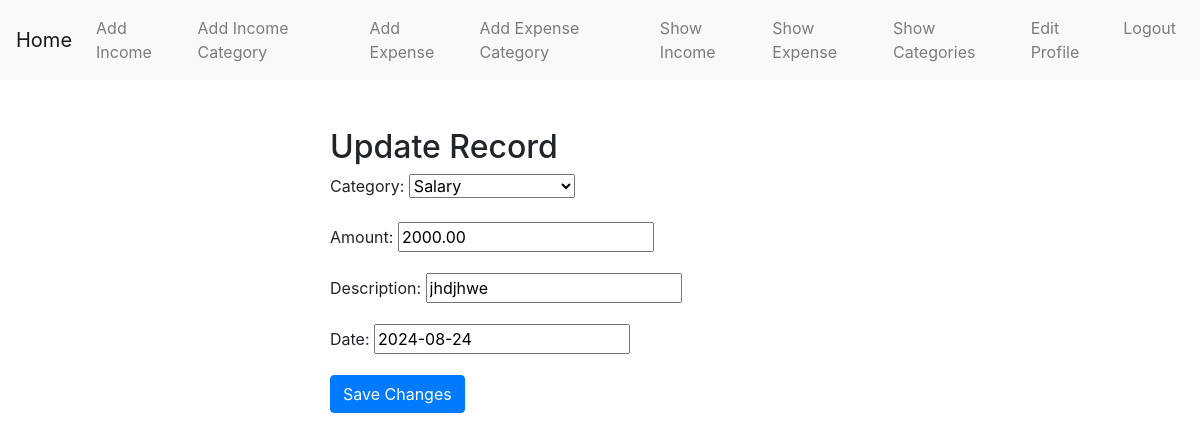
Page /update/irecord/6 (signed in) on the committed database.
### tracker/models.py (models this page shows, shortened)
class Income(models.Model):
    category = models.ForeignKey(IncomeCategory, on_delete=models.CASCADE)
    amount = models.DecimalField(max_digits=10 , decimal_places=2)
    description = models.CharField(max_length=300 , blank= True)
    date = models.DateField()

### tracker/views.py (the view, shortened to what this page needs)
# urls.py: path("update/irecord/<int:id>", views.updateview, {'database': models.Income, 'formtype':forms.IncomeForm}, name="irecordedit"  ),
@login_required
def updateview(request, id, database, formtype):
    obj = get_object_or_404(database , id=id)
    uform = formtype(instance = obj)
    context = {
        'form' : uform
    }
    return render(request, "update.html", context)

### tracker/forms.py
class IncomeForm(forms.ModelForm):
    class Meta:
        model = Income
        fields = '__all__'
    def __init__(self, *args, **kwargs):
        self.request = kwargs.pop('request', None)
        super(IncomeForm, self).__init__(*args, **kwargs)
        if self.request:
            self.fields['category'].queryset = IncomeCategory.objects.filter(user= self.request.user)

### tracker/models.py (called while the page is built)
    def __str__(self) -> str:
        return self.name

### templates/update.html (shortened to what this page needs)
{% extends 'base.html' %}
{% block content %}
<div class="row justify-content-center">
    <div class="col-md-6">
        <h2>Update Record</h2>
        <form method="post">
            {{ form.as_p }}
            <button type="submit" class="btn btn-primary">Save Changes</button>
        </form>
    </div>
</div>
{% endblock %}

### rows in the picture
Income: category "Salary", amount "2000.00", description "jhdjhwe", date "2024-08-24"
